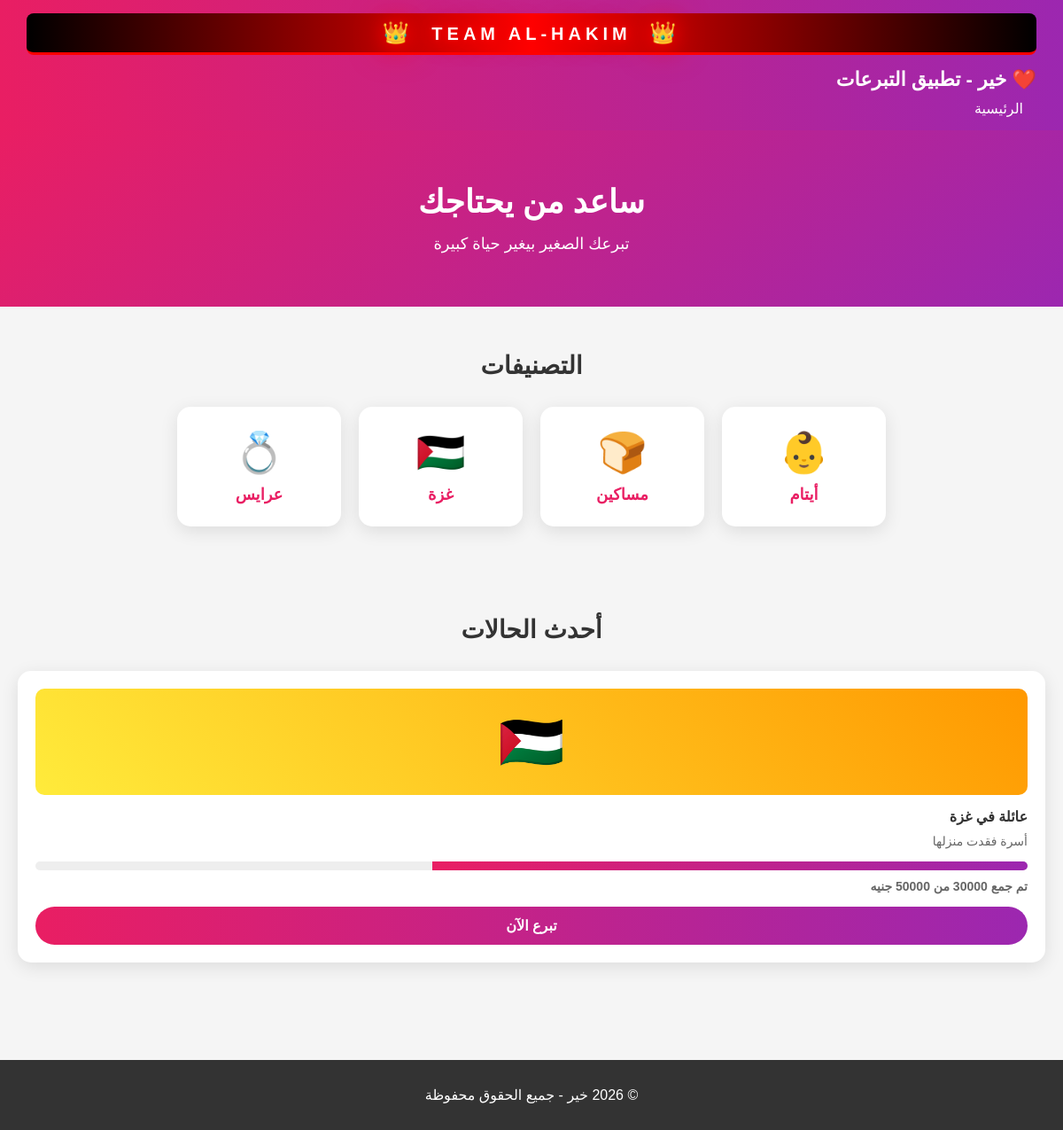
The page /category/gaza on the database its author committed.
### tables this page shows
CREATE TABLE cases (
        id INTEGER PRIMARY KEY AUTOINCREMENT,
        title TEXT,
        description TEXT,
        category TEXT,
        target_amount INTEGER,
        collected_amount INTEGER DEFAULT 0,
        image TEXT,
        created_at TEXT
    );

### app.py (the view)
@app.route('/category/<cat>')
def category(cat):
    conn = sqlite3.connect('khair.db')
    c = conn.cursor()
    c.execute('SELECT * FROM cases WHERE category = ?', (cat,))
    cases = c.fetchall()
    conn.close()
    return render_template('index.html', cases=cases, category=cat)

### templates/index.html (shortened to what this page needs)
<!DOCTYPE html>
<html lang="ar" dir="rtl">
<head>
<link rel="stylesheet" href="/static/style.css">
</head>
<body>
<header class="navbar">
  <div class="admin-header">
    <span class="crown">👑</span>
    <span class="admin-title">TEAM AL-HAKIM</span>
    <span class="crown">👑</span>
  </div>
  <div class="app-name">❤️ خير - تطبيق التبرعات</div>
  <nav>
    <a href="/">الرئيسية</a>
  </nav>
</header>
<section class="hero">
  <h2>ساعد من يحتاجك</h2>
  <p>تبرعك الصغير بيغير حياة كبيرة</p>
</section>
<section class="categories">
  <h3>التصنيفات</h3>
  <div class="category-grid">
    <a href="/category/orphans" class="category-card">
      <span>👶</span>
      <h4>أيتام</h4>
    </a>
    <a href="/category/poor" class="category-card">
      <span>🍞</span>
      <h4>مساكين</h4>
    </a>
    <a href="/category/gaza" class="category-card">
      <span>🇵🇸</span>
      <h4>غزة</h4>
    </a>
    <a href="/category/brides" class="category-card">
      <span>💍</span>
      <h4>عرايس</h4>
    </a>
  </div>
</section>
<section class="cases">
  <h3>أحدث الحالات</h3>
  <div class="case-grid">
    {% for case in cases %}
    <div class="case-card">
      <div class="case-img">{{ case[6] }}</div>
      <h4>{{ case[1] }}</h4>
      <p>{{ case[2] }}</p>
      <div class="progress">
        <div class="progress-bar" style="width: {{ (case[5] / case[4] * 100)|int }}%"></div>
      </div>
      <p class="amount">تم جمع {{ case[5] }} من {{ case[4] }} جنيه</p>
      <a href="/case/{{ case[0] }}" class="donate-btn">تبرع الآن</a>
    </div>
    {% endfor %}
  </div>
</section>
<footer>
  <p>© 2026 خير - جميع الحقوق محفوظة</p>
</footer>
</body>
</html>

### static/style.css (style rules this page uses)
* { margin: 0; padding: 0; box-sizing: border-box; font-family: 'Arial', sans-serif; }
body { background: #f5f5f5; color: #333; direction: rtl; }
.navbar { background: linear-gradient(90deg, #e91e63, #9c27b0); color: white; padding: 15px 30px; box-shadow: 0 2px 10px rgba(0,0,0,0.1); }
.admin-header { background: linear-gradient(90deg, #000, #f00, #000); color: #fff; padding: 8px 20px; text-align: center; font-size: 20px; font-weight: bold; letter-spacing: 5px; text-shadow: 0 0 20px #f00, 0 0 40px #f00; animation: adminPulse 2s infinite; border-bottom: 3px solid #f00; margin-bottom: 15px; border-radius: 8px; }
.admin-title { color: #fff; text-shadow: 0 0 10px #f00, 0 0 20px #f00, 0 0 30px #f00; }
.crown { font-size: 24px; animation: rotate 3s infinite linear; display: inline-block; margin: 0 10px; }
.app-name { font-size: 22px; color: white; font-weight: bold; margin-bottom: 10px; }
.navbar a { color: white; text-decoration: none; margin: 0 15px; transition: 0.3s; }
.hero { background: linear-gradient(135deg, #e91e63, #9c27b0); color: white; padding: 60px 20px; text-align: center; }
.hero h2 { font-size: 36px; margin-bottom: 15px; }
.hero p { font-size: 18px; }
.categories, .cases { padding: 50px 20px; text-align: center; }
.categories h3, .cases h3 { font-size: 28px; margin-bottom: 30px; color: #333; }
.category-grid { display: grid; grid-template-columns: repeat(auto-fit, minmax(140px, 1fr)); gap: 20px; max-width: 800px; margin: 0 auto; }
.category-card { background: white; padding: 25px 15px; border-radius: 15px; text-decoration: none; color: #333; box-shadow: 0 5px 20px rgba(0,0,0,0.1); transition: 0.3s; display: block; }
.category-card span { font-size: 45px; display: block; margin-bottom: 10px; }
.category-card h4 { color: #e91e63; font-size: 18px; }
.case-grid { display: grid; grid-template-columns: repeat(auto-fit, minmax(250px, 1fr)); gap: 25px; max-width: 1200px; margin: 0 auto; }
.case-card { background: white; padding: 20px; border-radius: 15px; box-shadow: 0 5px 20px rgba(0,0,0,0.1); text-align: right; }
.case-img { width: 100%; height: 120px; background: linear-gradient(45deg, #ffeb3b, #ff9800); border-radius: 10px; display: flex; align-items: center; justify-content: center; font-size: 60px; margin-bottom: 15px; }
.case-card h4 { margin-bottom: 10px; color: #333; }
.case-card p { color: #666; margin-bottom: 15px; font-size: 14px; }
.progress { background: #eee; height: 10px; border-radius: 5px; overflow: hidden; margin-bottom: 10px; }
.progress-bar { background: linear-gradient(90deg, #e91e63, #9c27b0); height: 100%; transition: 0.5s; }
.amount { font-size: 13px; color: #e91e63; font-weight: bold; margin-bottom: 15px; }
.donate-btn, .cta-btn { background: linear-gradient(90deg, #e91e63, #9c27b0); color: white; border: none; padding: 12px 30px; border-radius: 25px; cursor: pointer; font-size: 16px; font-weight: bold; text-decoration: none; display: inline-block; transition: 0.3s; }
.donate-btn { display: block; text-align: center; }
footer { background: #333; color: white; text-align: center; padding: 30px; margin-top: 60px; }

### rows shown on the page
cases: image "🇵🇸", title "عائلة في غزة", description "أسرة فقدت منزلها", target_amount 50000 (drawn), collected_amount "30000"
